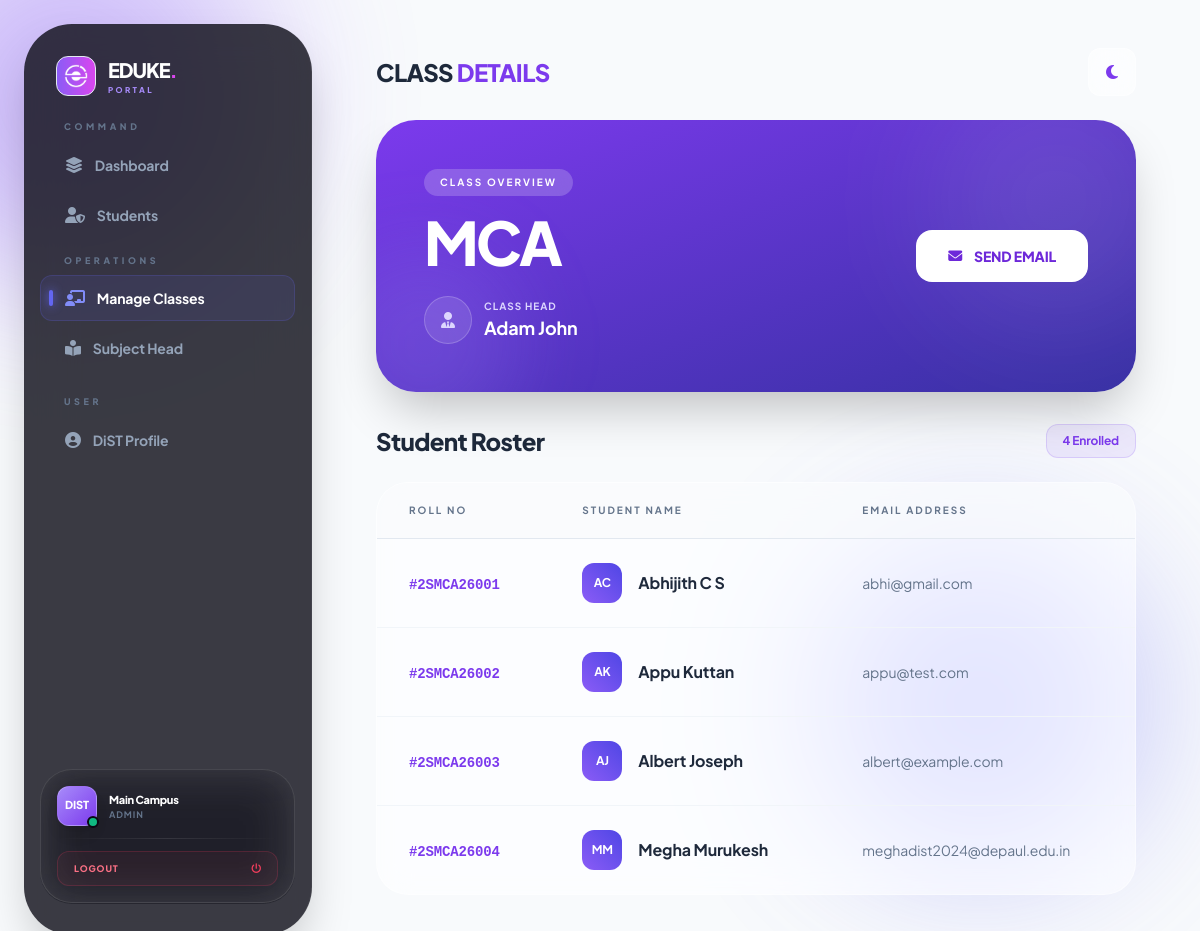
The page /institution/classes/33/ (signed in) on the database its author committed.
### main/models.py (models this page shows, shortened)
class Institution(models.Model):
    institution_id = models.BigAutoField(primary_key=True)
    email = models.EmailField(unique=True)
    institution_name = models.CharField(max_length=191)
    password = models.CharField(max_length=191)
    abbreviation = models.CharField(max_length=50, unique=True, null=True,)
    created_at = models.DateTimeField(auto_now_add=True)

class Classes(models.Model):
    id = models.BigAutoField(primary_key=True)
    class_name = models.CharField(max_length=191)
    class_head = models.CharField(max_length=191)
    email = models.EmailField(unique=True)
    password = models.CharField(max_length=191)
    user = models.ForeignKey(User, on_delete=models.CASCADE)
    institution = models.ForeignKey(Institution, on_delete=models.CASCADE)

class Students(models.Model):
    id = models.BigAutoField(primary_key=True)
    roll_no = models.CharField(max_length=50, unique=True)
    first_name = models.CharField(max_length=100)
    last_name = models.CharField(max_length=100)
    email = models.CharField(max_length=191, unique=True, blank=True, null=True)
    password = models.CharField(max_length=50)
    class_obj = models.ForeignKey(Classes, on_delete=models.SET_NULL, blank=True, null=True)
    user = models.ForeignKey(User, on_delete=models.CASCADE)

### institution/views.py (the view)
# urls.py: path('classes/<int:class_id>/', views.class_details, name='class_details'),
def class_details(request, class_id):
    institution_id = request.session.get('institution_id')
    if not institution_id:
        messages.error(request, 'Please log in to access this page.')
        return redirect('login')
    try:
        institution = Institution.objects.get(institution_id=institution_id)
    except Institution.DoesNotExist:
        messages.error(request, "Institution not found.")
        return redirect('login')
    try:
        data = Classes.objects.get(id=class_id)
        from main.models import Students
        students = Students.objects.filter(class_obj=data)
        context={
            'class_obj':data,
            'students': students.order_by('roll_no'),
            'institution': institution,
        }
        return render(request, 'institution/class_detail.html', context)
    except Classes.DoesNotExist:
         messages.error(request, 'Access Denied : The record try to delete is not found')
         return redirect('institution:classes')
    except Exception as e:
        messages.error(request, "An unexpected error occurred.")
        print(f"Error: {e}") # For server-side debugging
        return redirect('institution:classess')

### institution/templates/institution/class_detail.html (shortened to what this page needs)
{% load static %}
<!DOCTYPE html>
<html lang="en" class="scroll-smooth">
<head>
  <script src="https://cdn.tailwindcss.com"></script>
  <link href="https://cdnjs.cloudflare.com/ajax/libs/font-awesome/6.4.0/css/all.min.css" rel="stylesheet">
</head>
<body class="antialiased">
  <div id="spotlight"></div>
  <div class="orb w-96 h-96 bg-brand-500 top-[-10%] left-[-10%]"></div>
  <div class="orb w-80 h-80 bg-accent-indigo bottom-[10%] right-[5%]"></div>
  <div class="relative z-10 flex h-[100dvh] w-full p-0 lg:p-6 gap-0 lg:gap-6 overflow-hidden">
    <aside id="sidebar"
      class="fixed inset-y-0 left-0 z-50 w-72 transform -translate-x-full lg:translate-x-0 lg:static transition-transform duration-500 ease-in-out h-[100dvh] lg:h-full">
      <div
        class="flex flex-col h-full glass-sidebar lg:rounded-[3rem] shadow-2xl overflow-hidden border-r border-white/5 bg-[#0a0a14]/80 backdrop-blur-xl">
        <div class="p-8 pb-4 shrink-0 flex items-center justify-between">
          <div class="flex items-center gap-3 group cursor-pointer">
            <div
              class="w-10 h-10 rounded-xl flex items-center justify-center border border-slate-200 dark:border-white/10 bg-white/10 dark:bg-white/5 group-hover:rotate-12 transition-transform animate-pulse bg-gradient-to-r from-brand-500 via-accent-fuchsia to-indigo-500 bg-[length:200%_200%]">
              <img src="{% static 'images/logobase_white.png' %}" alt="Eduke Logo" class="w-6 h-6 object-contain animate-color-cycle">
            </div>
            <div>
              <h2 class="text-xl font-black tracking-tighter text-white uppercase text-nowrap">
                Eduke<span class="text-accent-fuchsia">.</span>
              </h2>
              <p class="text-[8px] font-black text-brand-400 uppercase tracking-[0.3em]">Portal</p>
            </div>
          </div>
        </div>
        <nav class="flex-grow px-4 space-y-4 overflow-y-auto custom-scroll py-2">
          <div>
            <p class="px-6 text-[9px] font-black text-slate-500 uppercase tracking-[0.4em] mb-2">Command</p>
            <div class="space-y-1">
              <a href="{% url 'institution:dashboard' %}" class="relative flex items-center gap-3 px-6 py-2.5 rounded-xl transition-all duration-300 group
                        {% if request.resolver_match.url_name == 'dashboard' %}
                            bg-brand-500/10 border border-brand-500/20 text-white
                        {% else %}
                            text-slate-400 hover:text-white hover:bg-white/5 border border-transparent
                        {% endif %}">
                <i
                  class="fa-solid fa-layer-group text-base {% if request.resolver_match.url_name == 'dashboard' %} text-brand-400 {% else %} group-hover:text-brand-400 {% endif %}"></i>
                <span class="font-bold text-sm">Dashboard</span>
              </a>
              <a href="{% url 'institution:manage_student' %}" class="relative flex items-center gap-3 px-6 py-2.5 rounded-xl transition-all duration-300 group
                        {% if request.resolver_match.url_name == 'manage_student' %}
                            bg-accent-fuchsia/10 border border-accent-fuchsia/20 text-white
                        {% else %}
                            text-slate-400 hover:text-white hover:bg-white/5 border border-transparent
                        {% endif %}">
                <i
                  class="fa-solid fa-user-shield text-base {% if request.resolver_match.url_name == 'manage_student' %} text-accent-fuchsia {% else %} group-hover:text-accent-fuchsia {% endif %}"></i>
                <span class="font-bold text-sm">Students</span>
              </a>
            </div>
          </div>
          <div>
            <p class="px-6 text-[9px] font-black text-slate-500 uppercase tracking-[0.4em] mb-2">Operations
            </p>
            <div class="space-y-1">
              <a href="{% url 'institution:classes' %}" class="relative flex items-center gap-3 px-6 py-2.5 rounded-xl transition-all duration-300 group
                        {% if request.resolver_match.url_name == 'classes' or 'class_detail' %}
                            bg-indigo-500/10 border border-indigo-500/20 text-white
                        {% else %}
                            text-slate-400 hover:text-white hover:bg-white/5 border border-transparent
                        {% endif %}">
                {% if request.resolver_match.url_name == 'classes' or 'class_detail' %}
                <span class="absolute left-2 w-1 h-4 bg-indigo-500 rounded-full shadow-[0_0_10px_#6366f1]"></span>
                {% endif %}
                <i
                  class="fa-solid fa-chalkboard-user text-base {% if request.resolver_match.url_name == 'classes' or 'class_detail' %} text-indigo-400 {% else %} group-hover:text-indigo-400 {% endif %}"></i>
                <span class="font-bold text-sm">Manage Classes</span>
              </a>
              <a href="{% url 'institution:subjects' %}" class="relative flex items-center gap-3 px-6 py-2.5 rounded-xl transition-all duration-300 group
                        {% if request.resolver_match.url_name == 'subjects' %}
                            bg-emerald-500/10 border border-emerald-500/20 text-white
                        {% else %}
                            text-slate-400 hover:text-white hover:bg-white/5 border border-transparent
                        {% endif %}">
                <i
                  class="fa-solid fa-book-open-reader text-base {% if request.resolver_match.url_name == 'subjects' %} text-emerald-400 {% else %} group-hover:text-emerald-400 {% endif %}"></i>
                <span class="font-bold text-sm">Subject Head</span>
              </a>
            </div>
          </div>
          <div class="pt-2">
            <p class="px-6 text-[9px] font-black text-slate-500 uppercase tracking-[0.4em] mb-2">User</p>
            <div class="space-y-1">
              <a href="{% url 'institution:profile' %}" class="relative flex items-center gap-3 px-6 py-2.5 rounded-xl transition-all duration-300 group
                        {% if request.resolver_match.url_name == 'profile' %}
                            bg-brand-500/10 border border-brand-500/20 text-white
                        {% else %}
                            text-slate-400 hover:text-white hover:bg-white/5 border border-transparent
                        {% endif %}">
                <i
                  class="fa-solid fa-circle-user text-base {% if request.resolver_match.url_name == 'profile' %} text-brand-400 {% else %} group-hover:text-brand-400 {% endif %}"></i>
                <span class="font-bold text-sm">{{ institution.abbreviation|default:"User" }}
                  Profile</span>
              </a>
            </div>
          </div>
        </nav>
        <div class="p-4 shrink-0 mt-auto lg:mb-4">
          <div
            class="relative overflow-hidden group bg-white/5 backdrop-blur-xl border border-white/10 rounded-[2rem] p-4 flex flex-col gap-3 transition-all hover:border-white/20">
            <div class="flex items-center gap-3">
              <div class="relative flex-shrink-0">
                <div
                  class="w-10 h-10 rounded-xl bg-gradient-to-br from-brand-400 to-brand-600 flex items-center justify-center border border-white/20 shadow-lg">
                  <span class="text-[11px] font-black text-white uppercase">
                    {{ institution.abbreviation|default:"EDU" }}</span>
                </div>
                <div
                  class="absolute -bottom-0.5 -right-0.5 w-3 h-3 bg-emerald-500 border-2 border-[#0a0a14] rounded-full">
                </div>
              </div>
              <div class="min-w-0 flex-1">
                <h4 class="text-[11px] font-black text-white truncate tracking-tight mb-0.5">
                  {{ institution.name|default:"Main Campus" }}
                </h4>
                <p class="text-[9px] font-bold text-slate-500 uppercase tracking-widest leading-none">
                  Admin</p>
              </div>
            </div>
            <div class="h-px w-full bg-gradient-to-r from-transparent via-white/10 to-transparent"></div>
            <a href="{% url 'logout' %}"
              class="group/btn relative flex items-center justify-between px-4 py-2.5 rounded-xl bg-rose-500/5 hover:bg-rose-500 border border-rose-500/20 hover:border-rose-500 transition-all duration-300">
              <span
                class="text-[9px] font-black uppercase tracking-widest text-rose-400 group-hover/btn:text-white">Logout</span>
              <i
                class="fa-solid fa-power-off text-[10px] text-rose-500 group-hover/btn:text-white transition-colors"></i>
            </a>
          </div>
        </div>
      </div>
    </aside>
     <main class="flex-1 flex flex-col min-w-0 overflow-hidden">
      <header class="h-20 lg:h-24 flex items-center justify-between px-6 lg:px-10 shrink-0">
        <div class="flex items-center gap-4">
          <h1 class="text-xl lg:text-2xl font-black text-slate-800 dark:text-white tracking-tight">
            CLASS<span class="text-brand-600"> DETAILS</span>
          </h1>
        </div>
        <button id="theme-switch" class="w-10 h-10 lg:w-12 lg:h-12 rounded-xl glass-card flex items-center justify-center text-brand-600">
          <i id="theme-icon" class="fa-solid fa-moon"></i>
        </button>
      </header>
      <div class="flex-1 overflow-y-auto px-6 lg:px-10 pb-10 custom-scroll">
        <div class="relative p-8 lg:p-12 rounded-[2.5rem] bg-gradient-to-br from-brand-600 to-indigo-800 text-white mb-8 overflow-hidden shadow-2xl">
          <div class="relative z-10 flex flex-col lg:flex-row lg:items-center justify-between gap-8">
            <div>
              <span class="inline-block px-4 py-1.5 rounded-full bg-white/20 backdrop-blur-md text-[10px] font-bold uppercase tracking-[0.2em] mb-4">Class Overview</span>
              <h1 class="text-4xl lg:text-6xl font-black tracking-tighter uppercase leading-none">{{ class_obj.class_name }}</h1>
              <div class="mt-6 flex items-center gap-3">
                <div class="w-12 h-12 rounded-full bg-white/10 border border-white/20 flex items-center justify-center">
                  <i class="fa-solid fa-user-tie text-brand-200"></i>
                </div>
                <div>
                  <p class="text-[10px] font-bold text-brand-200 uppercase tracking-widest">Class Head</p>
                  <p class="text-lg font-bold">{{ class_obj.class_head }}</p>
                </div>
              </div>
            </div>
            <div class="flex flex-col gap-3">
              <a href="mailto:{{ class_obj.email }}" class="flex items-center justify-center gap-3 bg-white text-brand-700 px-8 py-4 rounded-2xl font-black text-sm uppercase transition-transform hover:scale-105 active:scale-95">
                <i class="fa-solid fa-envelope"></i> Send Email
              </a>
            </div>
          </div>
          <div class="absolute -top-12 -right-12 w-64 h-64 bg-white/10 rounded-full blur-3xl"></div>
          <div class="absolute -bottom-12 -left-12 w-48 h-48 bg-brand-400/20 rounded-full blur-2xl"></div>
        </div>
        <div class="space-y-6">
          <div class="flex items-center justify-between">
            <h2 class="text-2xl font-black text-slate-800 dark:text-white tracking-tight">Student Roster</h2>
            <div class="px-4 py-2 rounded-xl bg-brand-500/10 text-brand-600 dark:text-brand-400 text-xs font-bold border border-brand-500/20">
              {{ students|length }} Enrolled
            </div>
          </div>
          {% if students %}
          <div class="hidden lg:block overflow-hidden glass-card rounded-[2rem]">
            <table class="w-full text-left border-collapse">
              <thead>
                <tr class="border-b border-slate-200 dark:border-white/5 bg-slate-50/50 dark:bg-white/5">
                  <th class="py-5 px-8 text-[10px] font-bold text-slate-500 uppercase tracking-[0.2em]">Roll No</th>
                  <th class="py-5 px-8 text-[10px] font-bold text-slate-500 uppercase tracking-[0.2em]">Student Name</th>
                  <th class="py-5 px-8 text-[10px] font-bold text-slate-500 uppercase tracking-[0.2em]">Email Address</th>
                </tr>
              </thead>
              <tbody class="divide-y divide-slate-100 dark:divide-white/5">
                {% for student in students %}
                <tr class="group hover:bg-brand-500/5 transition-all duration-300">
                  <td class="py-6 px-8">
                    <span class="font-mono text-sm font-black text-brand-600 dark:text-brand-400">#{{ student.roll_no }}</span>
                  </td>
                  <td class="py-6 px-8">
                    <div class="flex items-center gap-4">
                      <div class="w-10 h-10 rounded-xl bg-gradient-to-tr from-brand-500 to-indigo-600 flex items-center justify-center text-white text-xs font-bold">
                        {{ student.first_name.0 }}{{ student.last_name.0 }}
                      </div>
                      <span class="font-bold text-slate-800 dark:text-slate-100">{{ student.first_name }} {{ student.last_name }}</span>
                    </div>
                  </td>
                  <td class="py-6 px-8">
                    <span class="text-sm text-slate-500 dark:text-slate-400">{{ student.email|default:"N/A" }}</span>
                  </td>
                </tr>
                {% endfor %}
              </tbody>
            </table>
          </div>
          {% endif %}
        </div>
      </div>
    </main>
  </div>
</body>
</html>

### rows shown on the page
Institution: abbreviation "DiST", abbreviation "DIST"
Classes: class_name "MCA", class_head "Adam John"
Students: roll_no "2SMCA26001", first_name.0 "A", last_name.0 "C", first_name "Abhijith", last_name "C S", email "abhi@gmail.com"
Students: roll_no "2SMCA26002", first_name.0 "A", last_name.0 "K", first_name "Appu", last_name "Kuttan", email "appu@test.com"
Students: roll_no "2SMCA26003", first_name.0 "A", last_name.0 "J", first_name "Albert", last_name "Joseph", email "albert@example.com"
Students: roll_no "2SMCA26004", first_name.0 "M", last_name.0 "M", first_name "Megha", last_name "Murukesh", email "meghadist2024@depaul.edu.in"

### other values the page prints
{{ institution.name|default:"Main Campus" }} "Main Campus"
{{ students|length }} "4"
